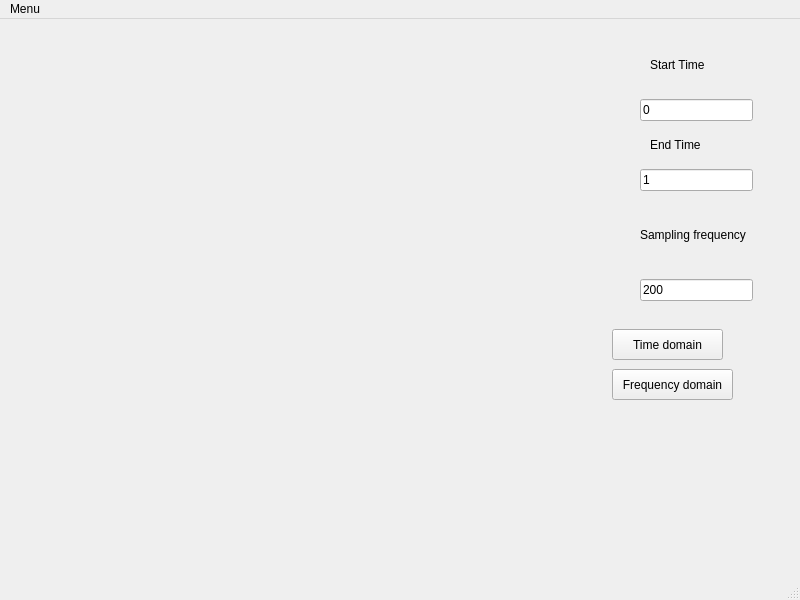
<?xml version="1.0" encoding="UTF-8"?>
<ui version="4.0">
 <class>MainWindow</class>
 <widget class="QMainWindow" name="MainWindow">
  <property name="geometry">
   <rect>
    <x>0</x>
    <y>0</y>
    <width>800</width>
    <height>600</height>
   </rect>
  </property>
  <property name="windowTitle">
   <string>MainWindow</string>
  </property>
  <widget class="QWidget" name="centralwidget">
   <widget class="QLineEdit" name="StartTime">
    <property name="geometry">
     <rect>
      <x>640</x>
      <y>80</y>
      <width>113</width>
      <height>22</height>
     </rect>
    </property>
    <property name="inputMask">
     <string>#009</string>
    </property>
    <property name="text">
     <string>0</string>
    </property>
   </widget>
   <widget class="QLabel" name="label">
    <property name="geometry">
     <rect>
      <x>650</x>
      <y>30</y>
      <width>91</width>
      <height>31</height>
     </rect>
    </property>
    <property name="text">
     <string>Start Time</string>
    </property>
   </widget>
   <widget class="QLabel" name="label_2">
    <property name="geometry">
     <rect>
      <x>650</x>
      <y>110</y>
      <width>91</width>
      <height>31</height>
     </rect>
    </property>
    <property name="text">
     <string>End Time</string>
    </property>
   </widget>
   <widget class="QLineEdit" name="EndTime">
    <property name="geometry">
     <rect>
      <x>640</x>
      <y>150</y>
      <width>113</width>
      <height>22</height>
     </rect>
    </property>
    <property name="inputMask">
     <string>#009</string>
    </property>
    <property name="text">
     <string>1</string>
    </property>
   </widget>
   <widget class="QLabel" name="label_3">
    <property name="geometry">
     <rect>
      <x>640</x>
      <y>200</y>
      <width>131</width>
      <height>31</height>
     </rect>
    </property>
    <property name="text">
     <string>Sampling frequency</string>
    </property>
   </widget>
   <widget class="QLineEdit" name="Fs">
    <property name="geometry">
     <rect>
      <x>640</x>
      <y>260</y>
      <width>113</width>
      <height>22</height>
     </rect>
    </property>
    <property name="inputMask">
     <string>0009</string>
    </property>
    <property name="text">
     <string>200</string>
    </property>
   </widget>
   <widget class="QPushButton" name="TimeButton">
    <property name="geometry">
     <rect>
      <x>612</x>
      <y>310</y>
      <width>111</width>
      <height>31</height>
     </rect>
    </property>
    <property name="text">
     <string>Time domain</string>
    </property>
   </widget>
   <widget class="QPushButton" name="FreqButton">
    <property name="geometry">
     <rect>
      <x>612</x>
      <y>350</y>
      <width>121</width>
      <height>31</height>
     </rect>
    </property>
    <property name="text">
     <string>Frequency domain</string>
    </property>
   </widget>
   <widget class="MplWidget" name="Display" native="true">
    <property name="geometry">
     <rect>
      <x>10</x>
      <y>10</y>
      <width>591</width>
      <height>521</height>
     </rect>
    </property>
   </widget>
  </widget>
  <widget class="QMenuBar" name="menubar">
   <property name="geometry">
    <rect>
     <x>0</x>
     <y>0</y>
     <width>800</width>
     <height>26</height>
    </rect>
   </property>
   <widget class="QMenu" name="menuMenu">
    <property name="title">
     <string>Menu</string>
    </property>
    <addaction name="newFunc"/>
   </widget>
   <addaction name="menuMenu"/>
  </widget>
  <widget class="QStatusBar" name="statusbar"/>
  <action name="newFunc">
   <property name="text">
    <string>New</string>
   </property>
  </action>
  <action name="actionFreq">
   <property name="text">
    <string>Freq</string>
   </property>
  </action>
 </widget>
 <customwidgets>
  <customwidget>
   <class>MplWidget</class>
   <extends>QWidget</extends>
   <header>mplwidget.h</header>
   <container>1</container>
  </customwidget>
 </customwidgets>
 <resources/>
 <connections/>
</ui>
